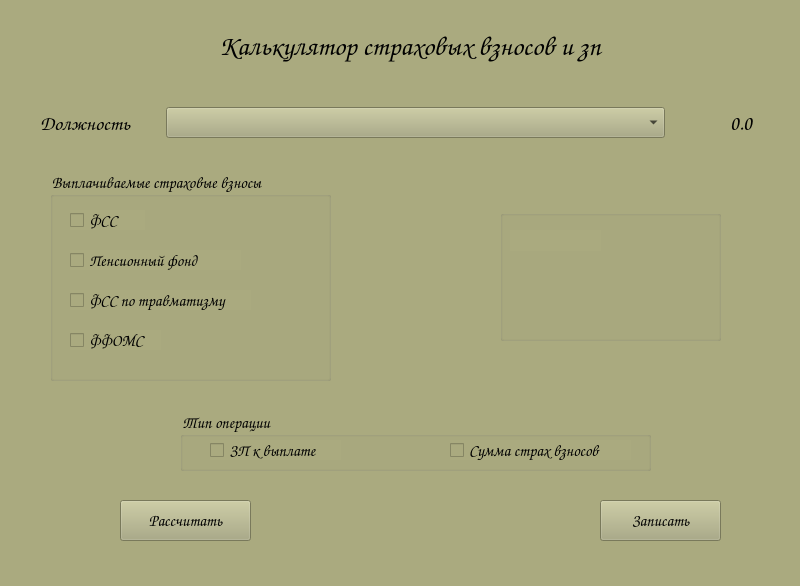
<?xml version="1.0" encoding="UTF-8"?>
<ui version="4.0">
 <class>MainWindow</class>
 <widget class="QMainWindow" name="MainWindow">
  <property name="geometry">
   <rect>
    <x>0</x>
    <y>0</y>
    <width>800</width>
    <height>586</height>
   </rect>
  </property>
  <property name="sizePolicy">
   <sizepolicy hsizetype="Fixed" vsizetype="Fixed">
    <horstretch>0</horstretch>
    <verstretch>0</verstretch>
   </sizepolicy>
  </property>
  <property name="maximumSize">
   <size>
    <width>800</width>
    <height>600</height>
   </size>
  </property>
  <property name="windowTitle">
   <string>MainWindow</string>
  </property>
  <property name="styleSheet">
   <string notr="true">background-color: rgb(170, 170, 127);</string>
  </property>
  <widget class="QWidget" name="centralwidget">
   <widget class="QGroupBox" name="insurance_groupBox">
    <property name="geometry">
     <rect>
      <x>50</x>
      <y>170</y>
      <width>281</width>
      <height>211</height>
     </rect>
    </property>
    <property name="font">
     <font>
      <family>Comic Sans MS</family>
      <pointsize>12</pointsize>
     </font>
    </property>
    <property name="styleSheet">
     <string notr="true">size-font:124;</string>
    </property>
    <property name="title">
     <string>Выплачиваемые страховые взносы</string>
    </property>
    <widget class="QCheckBox" name="fss_checkBox">
     <property name="geometry">
      <rect>
       <x>20</x>
       <y>40</y>
       <width>75</width>
       <height>20</height>
      </rect>
     </property>
     <property name="font">
      <font>
       <family>Comic Sans MS</family>
       <pointsize>12</pointsize>
      </font>
     </property>
     <property name="text">
      <string>ФСС</string>
     </property>
     <attribute name="buttonGroup">
      <string notr="true">insurance_butGroup</string>
     </attribute>
    </widget>
    <widget class="QCheckBox" name="pension_fund_checkBox">
     <property name="geometry">
      <rect>
       <x>20</x>
       <y>80</y>
       <width>171</width>
       <height>20</height>
      </rect>
     </property>
     <property name="font">
      <font>
       <family>Comic Sans MS</family>
       <pointsize>12</pointsize>
      </font>
     </property>
     <property name="text">
      <string>Пенсионный фонд</string>
     </property>
     <attribute name="buttonGroup">
      <string notr="true">insurance_butGroup</string>
     </attribute>
    </widget>
    <widget class="QCheckBox" name="ffs_injuries_checkbox">
     <property name="geometry">
      <rect>
       <x>20</x>
       <y>120</y>
       <width>181</width>
       <height>20</height>
      </rect>
     </property>
     <property name="font">
      <font>
       <family>Comic Sans MS</family>
       <pointsize>12</pointsize>
      </font>
     </property>
     <property name="text">
      <string>ФСС по травматизму</string>
     </property>
     <attribute name="buttonGroup">
      <string notr="true">insurance_butGroup</string>
     </attribute>
    </widget>
    <widget class="QCheckBox" name="ffoms_checkBox">
     <property name="geometry">
      <rect>
       <x>20</x>
       <y>160</y>
       <width>91</width>
       <height>20</height>
      </rect>
     </property>
     <property name="font">
      <font>
       <family>Comic Sans MS</family>
       <pointsize>12</pointsize>
      </font>
     </property>
     <property name="text">
      <string>ФФОМС</string>
     </property>
     <attribute name="buttonGroup">
      <string notr="true">insurance_butGroup</string>
     </attribute>
    </widget>
   </widget>
   <widget class="QPushButton" name="calculation_but">
    <property name="geometry">
     <rect>
      <x>120</x>
      <y>500</y>
      <width>131</width>
      <height>41</height>
     </rect>
    </property>
    <property name="font">
     <font>
      <family>Comic Sans MS</family>
      <pointsize>12</pointsize>
     </font>
    </property>
    <property name="text">
     <string>Рассчитать</string>
    </property>
   </widget>
   <widget class="QPushButton" name="write_but">
    <property name="geometry">
     <rect>
      <x>600</x>
      <y>500</y>
      <width>121</width>
      <height>41</height>
     </rect>
    </property>
    <property name="font">
     <font>
      <family>Comic Sans MS</family>
      <pointsize>12</pointsize>
     </font>
    </property>
    <property name="text">
     <string>Записать</string>
    </property>
   </widget>
   <widget class="QGroupBox" name="op_type_groupBox">
    <property name="geometry">
     <rect>
      <x>180</x>
      <y>410</y>
      <width>471</width>
      <height>61</height>
     </rect>
    </property>
    <property name="font">
     <font>
      <family>Comic Sans MS</family>
      <pointsize>12</pointsize>
     </font>
    </property>
    <property name="title">
     <string>Тип операции</string>
    </property>
    <widget class="QCheckBox" name="salary_to_paid_checkBox">
     <property name="geometry">
      <rect>
       <x>30</x>
       <y>30</y>
       <width>131</width>
       <height>20</height>
      </rect>
     </property>
     <property name="font">
      <font>
       <family>Comic Sans MS</family>
       <pointsize>12</pointsize>
      </font>
     </property>
     <property name="text">
      <string>ЗП к выплате</string>
     </property>
     <attribute name="buttonGroup">
      <string notr="true">oper_type_butGroup</string>
     </attribute>
    </widget>
    <widget class="QCheckBox" name="sum_insurance_premiums_checkBox">
     <property name="geometry">
      <rect>
       <x>270</x>
       <y>30</y>
       <width>181</width>
       <height>20</height>
      </rect>
     </property>
     <property name="font">
      <font>
       <family>Comic Sans MS</family>
       <pointsize>12</pointsize>
      </font>
     </property>
     <property name="text">
      <string>Сумма страх взносов</string>
     </property>
     <attribute name="buttonGroup">
      <string notr="true">oper_type_butGroup</string>
     </attribute>
    </widget>
   </widget>
   <widget class="QWidget" name="verticalLayoutWidget">
    <property name="geometry">
     <rect>
      <x>10</x>
      <y>0</y>
      <width>801</width>
      <height>151</height>
     </rect>
    </property>
    <layout class="QVBoxLayout" name="verticalLayout">
     <item>
      <widget class="QLabel" name="label">
       <property name="maximumSize">
        <size>
         <width>800</width>
         <height>90</height>
        </size>
       </property>
       <property name="font">
        <font>
         <family>Comic Sans MS</family>
         <pointsize>20</pointsize>
        </font>
       </property>
       <property name="text">
        <string>Калькулятор страховых взносов и зп</string>
       </property>
       <property name="alignment">
        <set>Qt::AlignCenter</set>
       </property>
      </widget>
     </item>
     <item>
      <layout class="QHBoxLayout" name="horizontalLayout">
       <item>
        <widget class="QLabel" name="label_2">
         <property name="sizePolicy">
          <sizepolicy hsizetype="Fixed" vsizetype="Fixed">
           <horstretch>0</horstretch>
           <verstretch>0</verstretch>
          </sizepolicy>
         </property>
         <property name="maximumSize">
          <size>
           <width>150</width>
           <height>50</height>
          </size>
         </property>
         <property name="font">
          <font>
           <family>Comic Sans MS</family>
           <pointsize>15</pointsize>
          </font>
         </property>
         <property name="text">
          <string>Должность</string>
         </property>
         <property name="alignment">
          <set>Qt::AlignCenter</set>
         </property>
        </widget>
       </item>
       <item>
        <widget class="QComboBox" name="comboBox">
         <property name="maximumSize">
          <size>
           <width>690</width>
           <height>16777215</height>
          </size>
         </property>
         <property name="font">
          <font>
           <family>Comic Sans MS</family>
           <pointsize>13</pointsize>
           <bold>true</bold>
          </font>
         </property>
         <property name="styleSheet">
          <string notr="true">QComboBox:focus {
    selection-color: black; /* Замените &quot;red&quot; на цвет, который вы хотите использовать */
}
</string>
         </property>
        </widget>
       </item>
       <item>
        <widget class="QLabel" name="salary_lable">
         <property name="sizePolicy">
          <sizepolicy hsizetype="Fixed" vsizetype="Fixed">
           <horstretch>0</horstretch>
           <verstretch>0</verstretch>
          </sizepolicy>
         </property>
         <property name="minimumSize">
          <size>
           <width>20</width>
           <height>20</height>
          </size>
         </property>
         <property name="maximumSize">
          <size>
           <width>140</width>
           <height>50</height>
          </size>
         </property>
         <property name="font">
          <font>
           <family>Comic Sans MS</family>
           <pointsize>15</pointsize>
          </font>
         </property>
         <property name="text">
          <string>0.0</string>
         </property>
         <property name="alignment">
          <set>Qt::AlignCenter</set>
         </property>
        </widget>
       </item>
      </layout>
     </item>
    </layout>
   </widget>
   <widget class="QGroupBox" name="groupBox_3">
    <property name="geometry">
     <rect>
      <x>500</x>
      <y>210</y>
      <width>221</width>
      <height>131</height>
     </rect>
    </property>
    <property name="font">
     <font>
      <family>Comic Sans MS</family>
     </font>
    </property>
    <property name="title">
     <string/>
    </property>
    <widget class="QLabel" name="result_lab">
     <property name="geometry">
      <rect>
       <x>10</x>
       <y>20</y>
       <width>91</width>
       <height>21</height>
      </rect>
     </property>
     <property name="font">
      <font>
       <family>Comic Sans MS</family>
       <pointsize>12</pointsize>
      </font>
     </property>
     <property name="text">
      <string/>
     </property>
    </widget>
   </widget>
  </widget>
  <widget class="QMenuBar" name="menubar">
   <property name="geometry">
    <rect>
     <x>0</x>
     <y>0</y>
     <width>800</width>
     <height>22</height>
    </rect>
   </property>
  </widget>
  <widget class="QStatusBar" name="statusbar"/>
 </widget>
 <resources/>
 <connections/>
 <buttongroups>
  <buttongroup name="insurance_butGroup">
   <property name="exclusive">
    <bool>false</bool>
   </property>
  </buttongroup>
  <buttongroup name="oper_type_butGroup"/>
 </buttongroups>
</ui>
